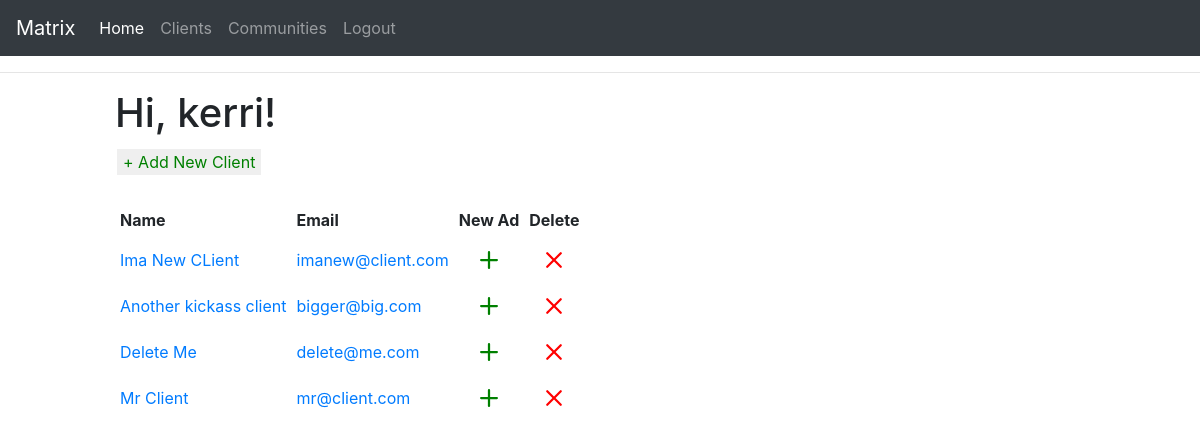
Before: /index (signed in) with the older database file.
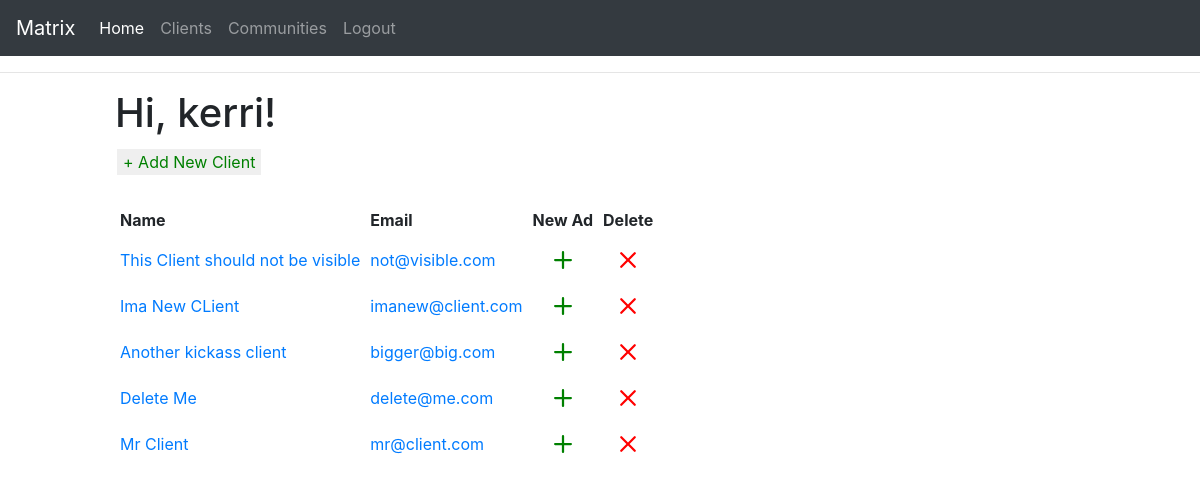
After: the same page with the newer database file.
### app/models/user_models.py (models this page shows, shortened)
class User(UserMixin, db.Model):
    __tablename__ = 'user'
    id: so.Mapped[int] = so.mapped_column(primary_key=True)
    username: so.Mapped[str] = so.mapped_column(sa.String(64), index=True,
                                                unique=True)
    email: so.Mapped[str] = so.mapped_column(sa.String(120), index=True,
                                             unique=True)
    password_hash: so.Mapped[Optional[str]] = so.mapped_column(sa.String(256))

### app/models/client_models.py (models this page shows, shortened)
class Client(db.Model):
    __tablename__ = 'client'
    id: so.Mapped[int] = so.mapped_column(primary_key=True)
    name: so.Mapped[str] = so.mapped_column(sa.String(64))
    email: so.Mapped[str] = so.mapped_column(sa.String(120), index=True,
                                             unique=True)
    password_hash : so.Mapped[Optional[str]] = so.mapped_column(sa.String(256))
    freshbooks_id : so.Mapped[int] = so.mapped_column(default=0)
    created_ts : so.Mapped[datetime] = so.mapped_column(
        index=True, default=lambda: datetime.now(timezone.utc))
    notes: so.WriteOnlyMapped['ClientNotes'] = so.relationship(
        back_populates='client', passive_deletes=True)
    ads: so.WriteOnlyMapped['Ad'] = so.relationship(
        back_populates='client', passive_deletes=True)

### app/routes.py (the view)
@app.route('/')
@app.route('/index')
@login_required
def index():
    page = request.args.get('page', 1, type=int)
    query = sa.select(Client).order_by(Client.created_ts.desc())
    clients = db.paginate(query, page=page,
                        per_page=10, error_out=False)
    return render_template('index.html', title='Home', clients=clients)

### app/models/user_models.py (called while the page is built)
@login.user_loader
def load_user(id):
    return db.session.get(User, int(id))

### app/templates/index.html
{% extends "base.html" %}
{% block content %}
    <h1>Hi, {{ current_user.username }}!</h1>
    <a href="{{ url_for('add_client') }}"><button class="button"> + Add New Client</button></a>
    <br><br>
    {% include '_clients.html' %}
{% endblock %}

### app/templates/base.html (shortened to what this page needs)
<!doctype html>
<html lang="en">
    <head>
        <link rel="stylesheet" href="https://stackpath.bootstrapcdn.com/bootstrap/4.3.1/css/bootstrap.min.css">
        <link rel="stylesheet" href="{{ url_for('static', filename='css/base.css') }}">
    </head>
    <body>
        <nav class="navbar navbar-expand-lg navbar-dark bg-dark">
            <a class="navbar-brand" href="#">Matrix</a>
            <div class="collapse navbar-collapse" id="navbarSupportedContent">
              <ul class="navbar-nav mr-auto">
                <li class="nav-item active">
                  <a class="nav-link" href="{{ url_for('index') }}">Home <span class="sr-only">(current)</span></a>
                </li>
                {% if current_user.is_anonymous %}
                <li class="nav-item">
                        <a class="nav-link" href="{{ url_for('login') }}">Login</a>
                </li>
                {% else %}
                <li class="nav-item">
                    <a class="nav-link" href="{{ url_for('clients') }}">Clients</a>
                </li>
                <li class="nav-item">
                    <a class="nav-link" href="{{ url_for('communities') }}">Communities</a>
                </li>
                <li class="nav-item">
                    <a class="nav-link" href="{{ url_for('logout') }}">Logout</a>
                </li>
                {% endif %}
              </ul>
            </div>
          </nav>
        <hr>
        <div class="container-fluid">
            <div class="row">
                <div class="col-1">
                </div>
                <div class="col">
                    {% block content %}{% endblock %}
                </div>
            </div>
        </div>
    </body>
</html>

### app/templates/_clients.html (shortened to what this page needs)
<table cellpadding="5">
    <tr>
        <th>Name</th>
        <th>Email</th>
        <th>New Ad</th>
        <th>Delete</th>
    </tr>
{% for c in clients %}
<tr>
<td><a href="{{ url_for('edit_client', id=c.id) }}">{{ c.name }}</a></td><td><a href="mailto:"{{ c.email }}>{{ c.email }}</a></td>
<td align="center">
    <a href="{{ url_for('add_ad', client_id=c.id) }}">
    <svg xmlns="http://www.w3.org/2000/svg" width="36" height="36" fill="green" class="bi bi-plus" viewBox="0 0 16 16">
        <path d="M8 4a.5.5 0 0 1 .5.5v3h3a.5.5 0 0 1 0 1h-3v3a.5.5 0 0 1-1 0v-3h-3a.5.5 0 0 1 0-1h3v-3A.5.5 0 0 1 8 4"/>
    </svg></a>
</td>
<td align="center">
<a href="{{ url_for('delete_client', id=c.id) }}"
        onclick="return confirm('Do you want to permanently delete client?');" title="Delete Client">
            <svg xmlns="http://www.w3.org/2000/svg" width="36" height="36" fill="red" class="bi bi-x" viewBox="0 0 16 16">
                <path d="M4.646 4.646a.5.5 0 0 1 .708 0L8 7.293l2.646-2.647a.5.5 0 0 1 .708.708L8.707 8l2.647 2.646a.5.5 0 0 1-.708.708L8 8.707l-2.646 2.647a.5.5 0 0 1-.708-.708L7.293 8 4.646 5.354a.5.5 0 0 1 0-.708"/>
              </svg></a>
    </td>
</tr>
{% endfor %}
</table>

### app/static/css/base.css (style rules this page uses)
.button { border: none; color: green; text-align: center; text-decoration: none; display: inline-block; font-size: 16px; margin: 4px 2px; cursor: pointer; }

Changed rows visible on the page:
added Client: name "This Client should not be visible", email "not@visible.com"
